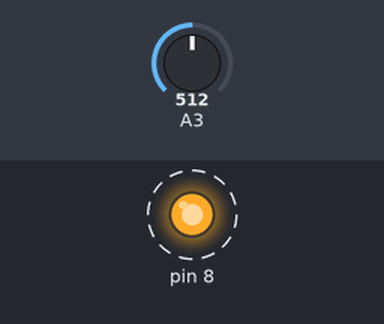
Recording of a sketch running on a simulated Arduino Uno, built with avr-gcc and run on an emulated ATmega328P. Shown: output pins drawn as LEDs (lit = HIGH). Dashed ring = blinking. The inputs (shaded band) are chosen by the test bench; at power-on: A3 = 512. Pins used as bus, display or sensor lines are not drawn; what the sketch prints to the serial monitor is not drawn.

Above: at 0.05 s.
Timing chart, 0 to 3.0 s (numbered marks = the images above):
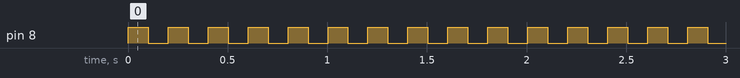

The sketch:

ADC_read.ino
```cpp
/*
       Config the 10 bits ADC (raw study.)
       -> the purpose is to understand the peripheral of the chip
       in order to build a "driver" for the peripheral.
       ( in a practical use, an AnalogRead may do the trick, most of the time...)
       -> but better to understand hardware in order to track it's technological
       evolution and features advantage, especially when it will be time to work one
       a more advanced chip technologies.


       Convert an analog signal in raw and succesives digital values.

^   sin x
     |
    ,|, 1    _....._
     |    ,="       "=.
     |  ,"             ".                           ,"
     |,"        ,        ".,          ,          ,,"
"""".*""""""""""|""""""""""|."""""""""|""""""""".|"""">
  ." |                       ".               ." __    x
,"   |                         "._         _,"   ||
    ,|,                  sm       "-.....-"
     |  -1
     |

        !!! Max Voltage 5 volts on ANALOG IN pin !!!

      When we measure an electrical value we must keep
      in mind that noise is coming from many Electro Magnetic
      source around the chip. SO, a 10uh in series with 100nf must
      filter avcc (pin 20) from any parasitic noise around.

            vcc----^^10UH^^--AVCC--|100NF|------GND
                              |
                              |
                      (chip DIP28 PIN20)

      (The resonance attenuates parasitic high frequency pulses)

      electrons are just mass induced by negatives charges
      mass is from gravity hearth... so many sources of emi induce at the
      same place and act as a perfect blender on the circuits...
      so noise filtration/selectiom its a fundamental electronic topic.


      Buffering the output with a ring/circular buffer may prevent noises
      and allow a fast and more accurate signal reading at the price of a
      dalay for filling the buffer before a noise free reading possibility.

      fast proccessing quote:
              *** before the instant the second is you ***
*/

// Arduino Uno Analog Digital Converter registers deffinition.

volatile uint8_t* _ADMUX = (volatile uint8_t*) 0x7C;   // Multiplexer
volatile uint8_t* _ADCSRA = (volatile uint8_t*) 0x7A;  // Status register A


volatile uint8_t* _ADCH = (volatile uint8_t*) 0x79;    // output High
volatile uint8_t* _ADCL = (volatile uint8_t*) 0x78;    // output Low

volatile uint8_t* _ADCSRB = (volatile uint8_t*) 0x7B;  // Status register B
volatile uint8_t* _DIDR0 = (volatile uint8_t*) 0x7E;   // Digital Input Disabled Register 0

volatile uint8_t* _PRR = (volatile uint8_t*) 0x64;   // Power reduction resistor.


void setup() {
  // put your setup code here, to run once:
  DDRB |= 0x21; // led 8 and 13 in OUTPUT mode.

  Serial.begin(9600);
  Serial.println("Hello");
  Serial.println(*_ADMUX,BIN);
  *_ADMUX &= ~0xC0; // reset bit 7 & 6.
  *_ADMUX |= 0x43;  // set ref internal 5v and Analog convertion on A3.
  Serial.println(*_ADMUX,BIN);

}

void loop() {
  // put your main code here, to run repeatedly
  PORTB ^= 0x1;
  delay(100);
  Serial.println(_ADC_read(),DEC);
}

uint16_t _ADC_read(void){
  *_PRR &= ~0x1; // disable power reduction to perform a read.
  *_ADCSRA |= 0x7; // Set the sampling rate at 16MHZ/128 sample /sec (125khz)
  *_ADCSRA |= 0xC0; // start 25 ADC conversion cycles.
  PORTB |= 0x20; // led 13 On reading pending.
  while(!(*_ADCSRA & 0x10)){
    asm(""); // wait for ADIF flag (end of the 25 ADC Conversions)
  }
  PORTB &=~0x20; // led 13 off reading done.
  uint16_t adc_value = 0;
   adc_value |= * _ADCL;   // read low register first.
   adc_value |= *_ADCH<<8; // next copy high register.
  *_ADCSRA &=~ 0x10; // clear conversion flag ADIF
  return adc_value;
}
```

Measured:
- by itself, pin 8: alternates HIGH for 0.10 s and LOW for 0.10 s
